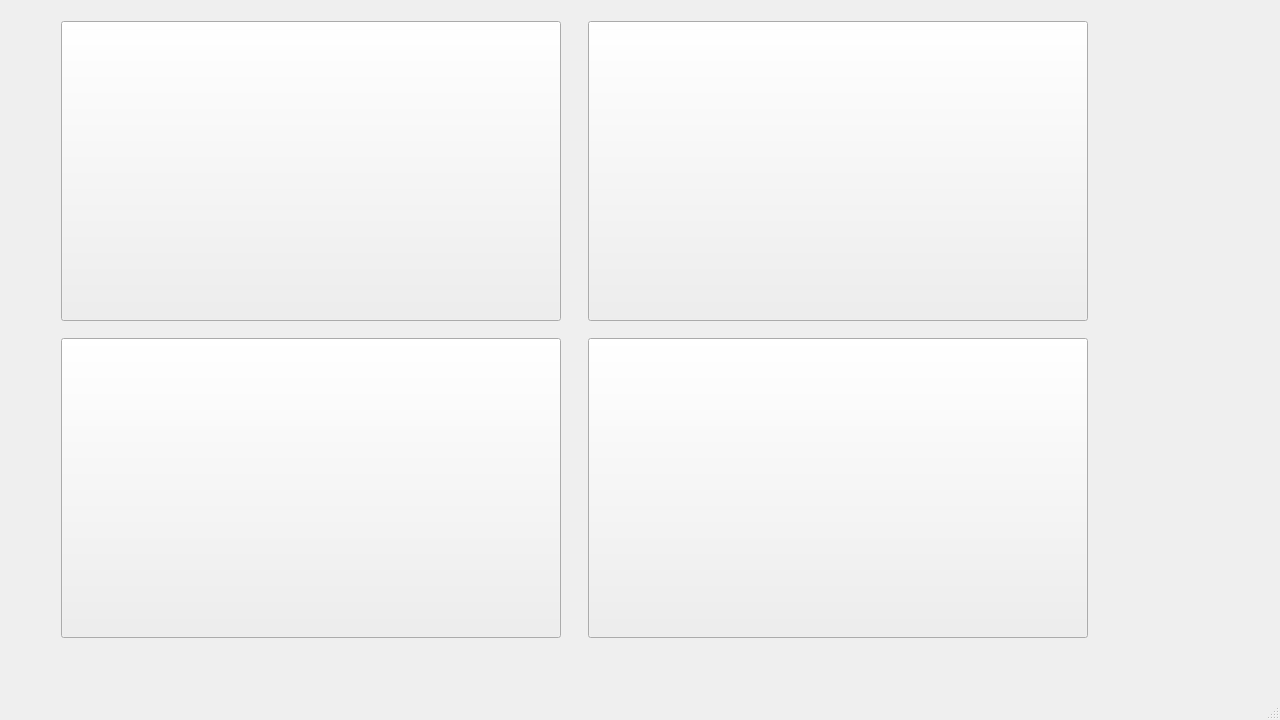
<?xml version="1.0" encoding="UTF-8"?>
<ui version="4.0">
 <class>MainWindow</class>
 <widget class="QMainWindow" name="MainWindow">
  <property name="geometry">
   <rect>
    <x>0</x>
    <y>0</y>
    <width>1280</width>
    <height>720</height>
   </rect>
  </property>
  <property name="windowTitle">
   <string>Sahabat Sehat</string>
  </property>
  <widget class="QWidget" name="centralwidget">
   <widget class="QWidget" name="gridLayoutWidget">
    <property name="geometry">
     <rect>
      <x>40</x>
      <y>10</y>
      <width>1071</width>
      <height>641</height>
     </rect>
    </property>
    <layout class="QGridLayout" name="gridLayout">
     <item row="1" column="1">
      <widget class="QPushButton" name="pushButton">
       <property name="minimumSize">
        <size>
         <width>500</width>
         <height>300</height>
        </size>
       </property>
       <property name="maximumSize">
        <size>
         <width>500</width>
         <height>300</height>
        </size>
       </property>
       <property name="text">
        <string/>
       </property>
       <property name="icon">
        <iconset>
         <normaloff>../src/images/mainMenu/Button - Step 4 berhitung.png</normaloff>../src/images/mainMenu/Button - Step 4 berhitung.png</iconset>
       </property>
       <property name="iconSize">
        <size>
         <width>500</width>
         <height>300</height>
        </size>
       </property>
      </widget>
     </item>
     <item row="0" column="0">
      <widget class="QPushButton" name="Step1">
       <property name="minimumSize">
        <size>
         <width>500</width>
         <height>300</height>
        </size>
       </property>
       <property name="maximumSize">
        <size>
         <width>500</width>
         <height>300</height>
        </size>
       </property>
       <property name="text">
        <string/>
       </property>
       <property name="icon">
        <iconset>
         <normaloff>../src/images/mainMenu/Button - Step 1 berhitung.png</normaloff>../src/images/mainMenu/Button - Step 1 berhitung.png</iconset>
       </property>
       <property name="iconSize">
        <size>
         <width>500</width>
         <height>300</height>
        </size>
       </property>
      </widget>
     </item>
     <item row="0" column="1">
      <widget class="QPushButton" name="Step2">
       <property name="minimumSize">
        <size>
         <width>500</width>
         <height>300</height>
        </size>
       </property>
       <property name="text">
        <string/>
       </property>
       <property name="icon">
        <iconset>
         <normaloff>../src/images/mainMenu/Button - Step 2 berhitung.png</normaloff>../src/images/mainMenu/Button - Step 2 berhitung.png</iconset>
       </property>
       <property name="iconSize">
        <size>
         <width>500</width>
         <height>300</height>
        </size>
       </property>
      </widget>
     </item>
     <item row="1" column="0">
      <widget class="QPushButton" name="pushButton_2">
       <property name="minimumSize">
        <size>
         <width>500</width>
         <height>300</height>
        </size>
       </property>
       <property name="maximumSize">
        <size>
         <width>500</width>
         <height>300</height>
        </size>
       </property>
       <property name="text">
        <string/>
       </property>
       <property name="icon">
        <iconset>
         <normaloff>../src/images/mainMenu/Button - Step 3 berhitung.png</normaloff>../src/images/mainMenu/Button - Step 3 berhitung.png</iconset>
       </property>
       <property name="iconSize">
        <size>
         <width>500</width>
         <height>300</height>
        </size>
       </property>
      </widget>
     </item>
    </layout>
   </widget>
   <widget class="QPushButton" name="Home_2">
    <property name="geometry">
     <rect>
      <x>1130</x>
      <y>20</y>
      <width>100</width>
      <height>100</height>
     </rect>
    </property>
    <property name="minimumSize">
     <size>
      <width>100</width>
      <height>100</height>
     </size>
    </property>
    <property name="maximumSize">
     <size>
      <width>100</width>
      <height>70</height>
     </size>
    </property>
    <property name="styleSheet">
     <string notr="true">border-radius:90px</string>
    </property>
    <property name="text">
     <string/>
    </property>
    <property name="icon">
     <iconset>
      <normaloff>../src/images/mainMenu/Button - Bantuan.png</normaloff>../src/images/mainMenu/Button - Bantuan.png</iconset>
    </property>
    <property name="iconSize">
     <size>
      <width>100</width>
      <height>100</height>
     </size>
    </property>
   </widget>
   <widget class="QLabel" name="label">
    <property name="geometry">
     <rect>
      <x>0</x>
      <y>0</y>
      <width>1271</width>
      <height>661</height>
     </rect>
    </property>
    <property name="text">
     <string/>
    </property>
    <property name="pixmap">
     <pixmap>../src/images/mainMenu/BG - Step.png</pixmap>
    </property>
   </widget>
   <zorder>label</zorder>
   <zorder>gridLayoutWidget</zorder>
   <zorder>Home_2</zorder>
  </widget>
  <widget class="QMenuBar" name="menubar">
   <property name="geometry">
    <rect>
     <x>0</x>
     <y>0</y>
     <width>1280</width>
     <height>26</height>
    </rect>
   </property>
  </widget>
  <widget class="QStatusBar" name="statusbar"/>
 </widget>
 <resources/>
 <connections/>
</ui>
